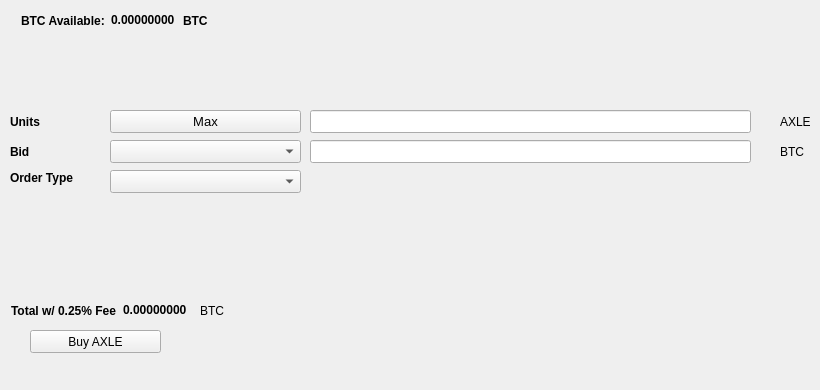
   <widget class="QWidget" name="BuyTab">
    <attribute name="title">
     <string>Buy</string>
    </attribute>
    <widget class="QPushButton" name="BuyAXLE">
     <property name="geometry">
      <rect>
       <x>30</x>
       <y>330</y>
       <width>131</width>
       <height>23</height>
      </rect>
     </property>
     <property name="text">
      <string>Buy AXLE</string>
     </property>
     <property name="icon">
      <iconset resource="../bitcoin.qrc">
       <normaloff>:/icons/bitcoin</normaloff>:/icons/bitcoin</iconset>
     </property>
    </widget>
    <widget class="QLabel" name="label_3">
     <property name="geometry">
      <rect>
       <x>10</x>
       <y>110</y>
       <width>46</width>
       <height>23</height>
      </rect>
     </property>
     <property name="font">
      <font>
       <weight>75</weight>
       <bold>true</bold>
      </font>
     </property>
     <property name="text">
      <string>Units</string>
     </property>
    </widget>
    <widget class="QLineEdit" name="UnitsInput">
     <property name="geometry">
      <rect>
       <x>310</x>
       <y>110</y>
       <width>441</width>
       <height>23</height>
      </rect>
     </property>
     <property name="font">
      <font>
       <pointsize>9</pointsize>
       <weight>75</weight>
       <bold>true</bold>
      </font>
     </property>
    </widget>
    <widget class="QLineEdit" name="BuyBidPriceEdit">
     <property name="geometry">
      <rect>
       <x>310</x>
       <y>140</y>
       <width>441</width>
       <height>23</height>
      </rect>
     </property>
     <property name="font">
      <font>
       <pointsize>9</pointsize>
       <weight>75</weight>
       <bold>true</bold>
      </font>
     </property>
    </widget>
    <widget class="QLabel" name="label_4">
     <property name="geometry">
      <rect>
       <x>780</x>
       <y>110</y>
       <width>31</width>
       <height>23</height>
      </rect>
     </property>
     <property name="text">
      <string>AXLE</string>
     </property>
    </widget>
    <widget class="QLabel" name="label_5">
     <property name="geometry">
      <rect>
       <x>780</x>
       <y>140</y>
       <width>31</width>
       <height>23</height>
      </rect>
     </property>
     <property name="text">
      <string>BTC</string>
     </property>
    </widget>
    <widget class="QLabel" name="label_6">
     <property name="geometry">
      <rect>
       <x>10</x>
       <y>140</y>
       <width>46</width>
       <height>23</height>
      </rect>
     </property>
     <property name="font">
      <font>
       <weight>75</weight>
       <bold>true</bold>
      </font>
     </property>
     <property name="text">
      <string>Bid</string>
     </property>
    </widget>
    <widget class="QLabel" name="label_7">
     <property name="geometry">
      <rect>
       <x>10</x>
       <y>170</y>
       <width>91</width>
       <height>16</height>
      </rect>
     </property>
     <property name="font">
      <font>
       <weight>75</weight>
       <bold>true</bold>
      </font>
     </property>
     <property name="text">
      <string>Order Type</string>
     </property>
    </widget>
    <widget class="QPushButton" name="Buy_Max_Amount">
     <property name="geometry">
      <rect>
       <x>110</x>
       <y>110</y>
       <width>191</width>
       <height>23</height>
      </rect>
     </property>
     <property name="font">
      <font>
       <pointsize>10</pointsize>
      </font>
     </property>
     <property name="text">
      <string>Max</string>
     </property>
    </widget>
    <widget class="QComboBox" name="BuyBidcomboBox">
     <property name="geometry">
      <rect>
       <x>110</x>
       <y>140</y>
       <width>191</width>
       <height>23</height>
      </rect>
     </property>
     <property name="font">
      <font>
       <pointsize>10</pointsize>
      </font>
     </property>
    </widget>
    <widget class="QComboBox" name="buyOrdertypeCombo">
     <property name="geometry">
      <rect>
       <x>110</x>
       <y>170</y>
       <width>191</width>
       <height>23</height>
      </rect>
     </property>
     <property name="font">
      <font>
       <pointsize>10</pointsize>
      </font>
     </property>
    </widget>
    <widget class="QWidget" name="layoutWidget1">
     <property name="geometry">
      <rect>
       <x>21</x>
       <y>11</y>
       <width>227</width>
       <height>19</height>
      </rect>
     </property>
     <layout class="QHBoxLayout" name="horizontalLayout_3">
      <item>
       <widget class="QLabel" name="label232">
        <property name="font">
         <font>
          <weight>75</weight>
          <bold>true</bold>
         </font>
        </property>
        <property name="text">
         <string>BTC Available:</string>
        </property>
       </widget>
      </item>
      <item>
       <widget class="QLabel" name="BtcAvailableLbl">
        <property name="palette">
         <palette>
          <active>
           <colorrole role="WindowText">
            <brush brushstyle="SolidPattern">
             <color alpha="255">
              <red>0</red>
              <green>0</green>
              <blue>0</blue>
             </color>
            </brush>
           </colorrole>
           <colorrole role="Button">
            <brush brushstyle="SolidPattern">
             <color alpha="255">
              <red>0</red>
              <green>170</green>
              <blue>0</blue>
             </color>
            </brush>
           </colorrole>
           <colorrole role="Light">
            <brush brushstyle="SolidPattern">
             <color alpha="255">
              <red>0</red>
              <green>255</green>
              <blue>0</blue>
             </color>
            </brush>
           </colorrole>
           <colorrole role="Midlight">
            <brush brushstyle="SolidPattern">
             <color alpha="255">
              <red>0</red>
              <green>212</green>
              <blue>0</blue>
             </color>
            </brush>
           </colorrole>
           <colorrole role="Dark">
            <brush brushstyle="SolidPattern">
             <color alpha="255">
              <red>0</red>
              <green>85</green>
              <blue>0</blue>
             </color>
            </brush>
           </colorrole>
           <colorrole role="Mid">
            <brush brushstyle="SolidPattern">
             <color alpha="255">
              <red>0</red>
              <green>113</green>
              <blue>0</blue>
             </color>
            </brush>
           </colorrole>
           <colorrole role="Text">
            <brush brushstyle="SolidPattern">
             <color alpha="255">
              <red>0</red>
              <green>170</green>
              <blue>0</blue>
             </color>
            </brush>
           </colorrole>
           <colorrole role="BrightText">
            <brush brushstyle="SolidPattern">
             <color alpha="255">
              <red>255</red>
              <green>255</green>
              <blue>255</blue>
             </color>
            </brush>
           </colorrole>
           <colorrole role="ButtonText">
            <brush brushstyle="SolidPattern">
             <color alpha="255">
              <red>0</red>
              <green>0</green>
              <blue>0</blue>
             </color>
            </brush>
           </colorrole>
           <colorrole role="Base">
            <brush brushstyle="SolidPattern">
             <color alpha="255">
              <red>255</red>
              <green>255</green>
              <blue>255</blue>
             </color>
            </brush>
           </colorrole>
           <colorrole role="Window">
            <brush brushstyle="SolidPattern">
             <color alpha="255">
              <red>0</red>
              <green>170</green>
              <blue>0</blue>
             </color>
            </brush>
           </colorrole>
           <colorrole role="Shadow">
            <brush brushstyle="SolidPattern">
             <color alpha="255">
              <red>0</red>
              <green>0</green>
              <blue>0</blue>
             </color>
            </brush>
           </colorrole>
           <colorrole role="AlternateBase">
            <brush brushstyle="SolidPattern">
             <color alpha="255">
              <red>127</red>
              <green>212</green>
              <blue>127</blue>
             </color>
            </brush>
           </colorrole>
           <colorrole role="ToolTipBase">
            <brush brushstyle="SolidPattern">
             <color alpha="255">
              <red>255</red>
              <green>255</green>
              <blue>220</blue>
             </color>
            </brush>
           </colorrole>
           <colorrole role="ToolTipText">
            <brush brushstyle="SolidPattern">
             <color alpha="255">
              <red>0</red>
              <green>0</green>
              <blue>0</blue>
             </color>
            </brush>
           </colorrole>
          </active>
          <inactive>
           <colorrole role="WindowText">
            <brush brushstyle="SolidPattern">
             <color alpha="255">
              <red>0</red>
              <green>0</green>
              <blue>0</blue>
             </color>
            </brush>
           </colorrole>
           <colorrole role="Button">
            <brush brushstyle="SolidPattern">
             <color alpha="255">
              <red>0</red>
              <green>170</green>
              <blue>0</blue>
             </color>
            </brush>
           </colorrole>
           <colorrole role="Light">
            <brush brushstyle="SolidPattern">
             <color alpha="255">
              <red>0</red>
              <green>255</green>
              <blue>0</blue>
             </color>
            </brush>
           </colorrole>
           <colorrole role="Midlight">
            <brush brushstyle="SolidPattern">
             <color alpha="255">
              <red>0</red>
              <green>212</green>
              <blue>0</blue>
             </color>
            </brush>
           </colorrole>
           <colorrole role="Dark">
            <brush brushstyle="SolidPattern">
             <color alpha="255">
              <red>0</red>
              <green>85</green>
              <blue>0</blue>
             </color>
            </brush>
           </colorrole>
           <colorrole role="Mid">
            <brush brushstyle="SolidPattern">
             <color alpha="255">
              <red>0</red>
              <green>113</green>
              <blue>0</blue>
             </color>
            </brush>
           </colorrole>
           <colorrole role="Text">
            <brush brushstyle="SolidPattern">
             <color alpha="255">
              <red>0</red>
              <green>170</green>
              <blue>0</blue>
             </color>
            </brush>
           </colorrole>
           <colorrole role="BrightText">
            <brush brushstyle="SolidPattern">
             <color alpha="255">
              <red>255</red>
              <green>255</green>
              <blue>255</blue>
             </color>
            </brush>
           </colorrole>
           <colorrole role="ButtonText">
            <brush brushstyle="SolidPattern">
             <color alpha="255">
              <red>0</red>
              <green>0</green>
              <blue>0</blue>
             </color>
            </brush>
           </colorrole>
           <colorrole role="Base">
            <brush brushstyle="SolidPattern">
             <color alpha="255">
              <red>255</red>
              <green>255</green>
              <blue>255</blue>
             </color>
            </brush>
           </colorrole>
           <colorrole role="Window">
            <brush brushstyle="SolidPattern">
             <color alpha="255">
              <red>0</red>
              <green>170</green>
              <blue>0</blue>
             </color>
            </brush>
           </colorrole>
           <colorrole role="Shadow">
            <brush brushstyle="SolidPattern">
             <color alpha="255">
              <red>0</red>
              <green>0</green>
              <blue>0</blue>
             </color>
            </brush>
           </colorrole>
           <colorrole role="AlternateBase">
            <brush brushstyle="SolidPattern">
             <color alpha="255">
              <red>127</red>
              <green>212</green>
              <blue>127</blue>
             </color>
            </brush>
           </colorrole>
           <colorrole role="ToolTipBase">
            <brush brushstyle="SolidPattern">
             <color alpha="255">
              <red>255</red>
              <green>255</green>
              <blue>220</blue>
             </color>
            </brush>
           </colorrole>
           <colorrole role="ToolTipText">
            <brush brushstyle="SolidPattern">
             <color alpha="255">
              <red>0</red>
              <green>0</green>
              <blue>0</blue>
             </color>
            </brush>
           </colorrole>
          </inactive>
          <disabled>
           <colorrole role="WindowText">
            <brush brushstyle="SolidPattern">
             <color alpha="255">
              <red>0</red>
              <green>85</green>
              <blue>0</blue>
             </color>
            </brush>
           </colorrole>
           <colorrole role="Button">
            <brush brushstyle="SolidPattern">
             <color alpha="255">
              <red>0</red>
              <green>170</green>
              <blue>0</blue>
             </color>
            </brush>
           </colorrole>
           <colorrole role="Light">
            <brush brushstyle="SolidPattern">
             <color alpha="255">
              <red>0</red>
              <green>255</green>
              <blue>0</blue>
             </color>
            </brush>
           </colorrole>
           <colorrole role="Midlight">
            <brush brushstyle="SolidPattern">
             <color alpha="255">
              <red>0</red>
              <green>212</green>
              <blue>0</blue>
             </color>
            </brush>
           </colorrole>
           <colorrole role="Dark">
            <brush brushstyle="SolidPattern">
             <color alpha="255">
              <red>0</red>
              <green>85</green>
              <blue>0</blue>
             </color>
            </brush>
           </colorrole>
           <colorrole role="Mid">
            <brush brushstyle="SolidPattern">
             <color alpha="255">
              <red>0</red>
              <green>113</green>
              <blue>0</blue>
             </color>
            </brush>
           </colorrole>
           <colorrole role="Text">
            <brush brushstyle="SolidPattern">
             <color alpha="255">
              <red>0</red>
              <green>85</green>
              <blue>0</blue>
             </color>
            </brush>
           </colorrole>
           <colorrole role="BrightText">
            <brush brushstyle="SolidPattern">
             <color alpha="255">
              <red>255</red>
              <green>255</green>
              <blue>255</blue>
             </color>
            </brush>
           </colorrole>
           <colorrole role="ButtonText">
            <brush brushstyle="SolidPattern">
             <color alpha="255">
              <red>0</red>
              <green>85</green>
              <blue>0</blue>
             </color>
            </brush>
           </colorrole>
           <colorrole role="Base">
            <brush brushstyle="SolidPattern">
             <color alpha="255">
              <red>0</red>
              <green>170</green>
              <blue>0</blue>
             </color>
            </brush>
           </colorrole>
           <colorrole role="Window">
            <brush brushstyle="SolidPattern">
             <color alpha="255">
              <red>0</red>
              <green>170</green>
              <blue>0</blue>
             </color>
            </brush>
           </colorrole>
           <colorrole role="Shadow">
            <brush brushstyle="SolidPattern">
             <color alpha="255">
              <red>0</red>
              <green>0</green>
              <blue>0</blue>
             </color>
            </brush>
           </colorrole>
           <colorrole role="AlternateBase">
            <brush brushstyle="SolidPattern">
             <color alpha="255">
              <red>0</red>
              <green>170</green>
              <blue>0</blue>
             </color>
            </brush>
           </colorrole>
           <colorrole role="ToolTipBase">
            <brush brushstyle="SolidPattern">
             <color alpha="255">
              <red>255</red>
              <green>255</green>
              <blue>220</blue>
             </color>
            </brush>
           </colorrole>
           <colorrole role="ToolTipText">
            <brush brushstyle="SolidPattern">
             <color alpha="255">
              <red>0</red>
              <green>0</green>
              <blue>0</blue>
             </color>
            </brush>
           </colorrole>
          </disabled>
         </palette>
        </property>
        <property name="font">
         <font>
          <weight>75</weight>
          <bold>true</bold>
         </font>
        </property>
        <property name="text">
         <string>0.00000000</string>
        </property>
        <property name="textInteractionFlags">
         <set>Qt::LinksAccessibleByMouse|Qt::TextSelectableByKeyboard|Qt::TextSelectableByMouse</set>
        </property>
       </widget>
      </item>
      <item>
       <widget class="QLabel" name="BtcAvailableLbl_2">
        <property name="font">
         <font>
          <weight>75</weight>
          <bold>true</bold>
         </font>
        </property>
        <property name="text">
         <string>BTC</string>
        </property>
       </widget>
      </item>
     </layout>
    </widget>
    <widget class="QWidget" name="layoutWidge2">
     <property name="geometry">
      <rect>
       <x>11</x>
       <y>301</y>
       <width>259</width>
       <height>19</height>
      </rect>
     </property>
     <layout class="QHBoxLayout" name="horizontalLayout_4">
      <item>
       <widget class="QLabel" name="label_9">
        <property name="font">
         <font>
          <weight>75</weight>
          <bold>true</bold>
         </font>
        </property>
        <property name="text">
         <string>Total w/ 0.25% Fee</string>
        </property>
       </widget>
      </item>
      <item>
       <widget class="QLabel" name="BuyCostLabel">
        <property name="palette">
         <palette>
          <active>
           <colorrole role="WindowText">
            <brush brushstyle="SolidPattern">
             <color alpha="255">
              <red>0</red>
              <green>0</green>
              <blue>0</blue>
             </color>
            </brush>
           </colorrole>
           <colorrole role="Button">
            <brush brushstyle="SolidPattern">
             <color alpha="255">
              <red>0</red>
              <green>170</green>
              <blue>0</blue>
             </color>
            </brush>
           </colorrole>
           <colorrole role="Light">
            <brush brushstyle="SolidPattern">
             <color alpha="255">
              <red>0</red>
              <green>255</green>
              <blue>0</blue>
             </color>
            </brush>
           </colorrole>
           <colorrole role="Midlight">
            <brush brushstyle="SolidPattern">
             <color alpha="255">
              <red>0</red>
              <green>212</green>
              <blue>0</blue>
             </color>
            </brush>
           </colorrole>
           <colorrole role="Dark">
            <brush brushstyle="SolidPattern">
             <color alpha="255">
              <red>0</red>
              <green>85</green>
              <blue>0</blue>
             </color>
            </brush>
           </colorrole>
           <colorrole role="Mid">
            <brush brushstyle="SolidPattern">
             <color alpha="255">
              <red>0</red>
              <green>113</green>
              <blue>0</blue>
             </color>
            </brush>
           </colorrole>
           <colorrole role="Text">
            <brush brushstyle="SolidPattern">
             <color alpha="255">
              <red>0</red>
              <green>170</green>
              <blue>0</blue>
             </color>
            </brush>
           </colorrole>
           <colorrole role="BrightText">
            <brush brushstyle="SolidPattern">
             <color alpha="255">
              <red>255</red>
              <green>255</green>
              <blue>255</blue>
             </color>
            </brush>
           </colorrole>
           <colorrole role="ButtonText">
            <brush brushstyle="SolidPattern">
             <color alpha="255">
              <red>0</red>
              <green>0</green>
              <blue>0</blue>
             </color>
            </brush>
           </colorrole>
           <colorrole role="Base">
            <brush brushstyle="SolidPattern">
             <color alpha="255">
              <red>255</red>
              <green>255</green>
              <blue>255</blue>
             </color>
            </brush>
           </colorrole>
           <colorrole role="Window">
            <brush brushstyle="SolidPattern">
             <color alpha="255">
              <red>0</red>
              <green>170</green>
              <blue>0</blue>
             </color>
            </brush>
           </colorrole>
           <colorrole role="Shadow">
            <brush brushstyle="SolidPattern">
             <color alpha="255">
              <red>0</red>
              <green>0</green>
              <blue>0</blue>
             </color>
            </brush>
           </colorrole>
           <colorrole role="AlternateBase">
            <brush brushstyle="SolidPattern">
             <color alpha="255">
              <red>127</red>
              <green>212</green>
              <blue>127</blue>
             </color>
            </brush>
           </colorrole>
           <colorrole role="ToolTipBase">
            <brush brushstyle="SolidPattern">
             <color alpha="255">
              <red>255</red>
              <green>255</green>
              <blue>220</blue>
             </color>
            </brush>
           </colorrole>
           <colorrole role="ToolTipText">
            <brush brushstyle="SolidPattern">
             <color alpha="255">
              <red>0</red>
              <green>0</green>
              <blue>0</blue>
             </color>
            </brush>
           </colorrole>
          </active>
          <inactive>
           <colorrole role="WindowText">
            <brush brushstyle="SolidPattern">
             <color alpha="255">
              <red>0</red>
              <green>0</green>
              <blue>0</blue>
             </color>
            </brush>
           </colorrole>
           <colorrole role="Button">
            <brush brushstyle="SolidPattern">
             <color alpha="255">
              <red>0</red>
              <green>170</green>
              <blue>0</blue>
             </color>
            </brush>
           </colorrole>
           <colorrole role="Light">
            <brush brushstyle="SolidPattern">
             <color alpha="255">
              <red>0</red>
              <green>255</green>
              <blue>0</blue>
             </color>
            </brush>
           </colorrole>
           <colorrole role="Midlight">
            <brush brushstyle="SolidPattern">
             <color alpha="255">
              <red>0</red>
              <green>212</green>
              <blue>0</blue>
             </color>
            </brush>
           </colorrole>
           <colorrole role="Dark">
            <brush brushstyle="SolidPattern">
             <color alpha="255">
              <red>0</red>
              <green>85</green>
              <blue>0</blue>
             </color>
            </brush>
           </colorrole>
           <colorrole role="Mid">
            <brush brushstyle="SolidPattern">
             <color alpha="255">
              <red>0</red>
              <green>113</green>
              <blue>0</blue>
             </color>
            </brush>
           </colorrole>
           <colorrole role="Text">
            <brush brushstyle="SolidPattern">
             <color alpha="255">
              <red>0</red>
              <green>170</green>
              <blue>0</blue>
             </color>
            </brush>
           </colorrole>
           <colorrole role="BrightText">
            <brush brushstyle="SolidPattern">
             <color alpha="255">
              <red>255</red>
              <green>255</green>
              <blue>255</blue>
             </color>
            </brush>
           </colorrole>
           <colorrole role="ButtonText">
            <brush brushstyle="SolidPattern">
             <color alpha="255">
              <red>0</red>
              <green>0</green>
              <blue>0</blue>
             </color>
            </brush>
           </colorrole>
           <colorrole role="Base">
            <brush brushstyle="SolidPattern">
             <color alpha="255">
              <red>255</red>
              <green>255</green>
              <blue>255</blue>
             </color>
            </brush>
           </colorrole>
           <colorrole role="Window">
            <brush brushstyle="SolidPattern">
             <color alpha="255">
              <red>0</red>
              <green>170</green>
              <blue>0</blue>
             </color>
            </brush>
           </colorrole>
           <colorrole role="Shadow">
            <brush brushstyle="SolidPattern">
             <color alpha="255">
              <red>0</red>
              <green>0</green>
              <blue>0</blue>
             </color>
            </brush>
           </colorrole>
           <colorrole role="AlternateBase">
            <brush brushstyle="SolidPattern">
             <color alpha="255">
              <red>127</red>
              <green>212</green>
              <blue>127</blue>
             </color>
            </brush>
           </colorrole>
           <colorrole role="ToolTipBase">
            <brush brushstyle="SolidPattern">
             <color alpha="255">
              <red>255</red>
              <green>255</green>
              <blue>220</blue>
             </color>
            </brush>
           </colorrole>
           <colorrole role="ToolTipText">
            <brush brushstyle="SolidPattern">
             <color alpha="255">
              <red>0</red>
              <green>0</green>
              <blue>0</blue>
             </color>
            </brush>
           </colorrole>
          </inactive>
          <disabled>
           <colorrole role="WindowText">
            <brush brushstyle="SolidPattern">
             <color alpha="255">
              <red>0</red>
              <green>85</green>
              <blue>0</blue>
             </color>
            </brush>
           </colorrole>
           <colorrole role="Button">
            <brush brushstyle="SolidPattern">
             <color alpha="255">
              <red>0</red>
              <green>170</green>
              <blue>0</blue>
             </color>
            </brush>
           </colorrole>
           <colorrole role="Light">
            <brush brushstyle="SolidPattern">
             <color alpha="255">
              <red>0</red>
              <green>255</green>
              <blue>0</blue>
             </color>
            </brush>
           </colorrole>
           <colorrole role="Midlight">
            <brush brushstyle="SolidPattern">
             <color alpha="255">
              <red>0</red>
              <green>212</green>
              <blue>0</blue>
             </color>
            </brush>
           </colorrole>
           <colorrole role="Dark">
            <brush brushstyle="SolidPattern">
             <color alpha="255">
              <red>0</red>
              <green>85</green>
              <blue>0</blue>
             </color>
            </brush>
           </colorrole>
           <colorrole role="Mid">
            <brush brushstyle="SolidPattern">
             <color alpha="255">
              <red>0</red>
              <green>113</green>
              <blue>0</blue>
             </color>
            </brush>
           </colorrole>
           <colorrole role="Text">
            <brush brushstyle="SolidPattern">
             <color alpha="255">
              <red>0</red>
              <green>85</green>
              <blue>0</blue>
             </color>
            </brush>
           </colorrole>
           <colorrole role="BrightText">
            <brush brushstyle="SolidPattern">
             <color alpha="255">
              <red>255</red>
              <green>255</green>
              <blue>255</blue>
             </color>
            </brush>
           </colorrole>
           <colorrole role="ButtonText">
            <brush brushstyle="SolidPattern">
             <color alpha="255">
              <red>0</red>
              <green>85</green>
              <blue>0</blue>
             </color>
            </brush>
           </colorrole>
           <colorrole role="Base">
            <brush brushstyle="SolidPattern">
             <color alpha="255">
              <red>0</red>
              <green>170</green>
              <blue>0</blue>
             </color>
            </brush>
           </colorrole>
           <colorrole role="Window">
            <brush brushstyle="SolidPattern">
             <color alpha="255">
              <red>0</red>
              <green>170</green>
              <blue>0</blue>
             </color>
            </brush>
           </colorrole>
           <colorrole role="Shadow">
            <brush brushstyle="SolidPattern">
             <color alpha="255">
              <red>0</red>
              <green>0</green>
              <blue>0</blue>
             </color>
            </brush>
           </colorrole>
           <colorrole role="AlternateBase">
            <brush brushstyle="SolidPattern">
             <color alpha="255">
              <red>0</red>
              <green>170</green>
              <blue>0</blue>
             </color>
            </brush>
           </colorrole>
           <colorrole role="ToolTipBase">
            <brush brushstyle="SolidPattern">
             <color alpha="255">
              <red>255</red>
              <green>255</green>
              <blue>220</blue>
             </color>
            </brush>
           </colorrole>
           <colorrole role="ToolTipText">
            <brush brushstyle="SolidPattern">
             <color alpha="255">
              <red>0</red>
              <green>0</green>
              <blue>0</blue>
             </color>
            </brush>
           </colorrole>
          </disabled>
         </palette>
        </property>
        <property name="font">
         <font>
          <weight>75</weight>
          <bold>true</bold>
         </font>
        </property>
        <property name="autoFillBackground">
         <bool>false</bool>
        </property>
        <property name="text">
         <string>0.00000000</string>
        </property>
        <property name="textInteractionFlags">
         <set>Qt::LinksAccessibleByMouse|Qt::TextSelectableByMouse</set>
        </property>
       </widget>
      </item>
      <item>
       <widget class="QLabel" name="label_10">
        <property name="font">
         <font>
          <weight>50</weight>
          <bold>false</bold>
         </font>
        </property>
        <property name="text">
         <string>BTC</string>
        </property>
       </widget>
      </item>
     </layout>
    </widget>
    <widget class="QLabel" name="label_24">
     <property name="geometry">
      <rect>
       <x>460</x>
       <y>300</y>
       <width>281</width>
       <height>81</height>
      </rect>
     </property>
     <property name="text">
      <string/>
     </property>
     <property name="pixmap">
      <pixmap>:/images/bittrex</pixmap>
     </property>
    </widget>
   </widget>
